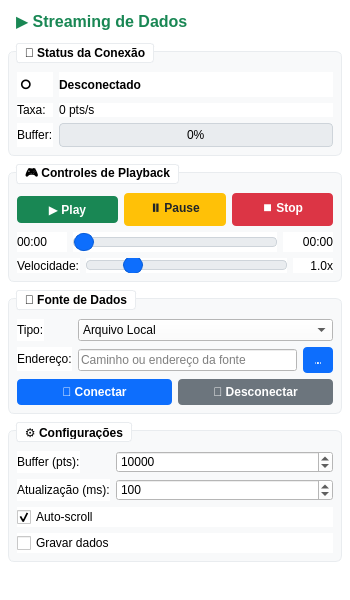
<?xml version="1.0" encoding="UTF-8"?>
<ui version="4.0">
 <class>StreamingPanel</class>
 <widget class="QWidget" name="StreamingPanel">
  <property name="geometry">
   <rect>
    <x>0</x>
    <y>0</y>
    <width>350</width>
    <height>600</height>
   </rect>
  </property>
  <property name="minimumSize">
   <size>
    <width>200</width>
    <height>300</height>
   </size>
  </property>
  <property name="windowTitle">
   <string>Streaming Panel</string>
  </property>
  <property name="styleSheet">
   <string notr="true">
QWidget {
    background-color: #ffffff;
}
QGroupBox {
    font-weight: bold;
    border: 1px solid #e9ecef;
    border-radius: 6px;
    margin-top: 8px;
    padding-top: 8px;
    background-color: #f8f9fa;
}
QGroupBox::title {
    subcontrol-origin: margin;
    left: 8px;
    padding: 2px 6px;
    background-color: #ffffff;
    border: 1px solid #e9ecef;
    border-radius: 3px;
}
QPushButton {
    background-color: #0d6efd;
    color: white;
    border: none;
    padding: 6px 12px;
    border-radius: 4px;
    font-weight: bold;
}
QPushButton:hover {
    background-color: #0b5ed7;
}
QPushButton:disabled {
    background-color: #6c757d;
}
QPushButton#playBtn {
    background-color: #198754;
}
QPushButton#playBtn:hover {
    background-color: #157347;
}
QPushButton#pauseBtn {
    background-color: #ffc107;
    color: #212529;
}
QPushButton#stopBtn {
    background-color: #dc3545;
}
QSlider::groove:horizontal {
    border: 1px solid #ced4da;
    height: 8px;
    background: #e9ecef;
    margin: 2px 0;
    border-radius: 4px;
}
QSlider::handle:horizontal {
    background: #0d6efd;
    border: 1px solid #0b5ed7;
    width: 18px;
    margin: -5px 0;
    border-radius: 9px;
}
QProgressBar {
    border: 1px solid #ced4da;
    border-radius: 4px;
    text-align: center;
    background-color: #e9ecef;
}
QProgressBar::chunk {
    background-color: #0d6efd;
    border-radius: 3px;
}
   </string>
  </property>
  
  <layout class="QVBoxLayout" name="mainLayout">
   <property name="spacing">
    <number>8</number>
   </property>
   <property name="leftMargin">
    <number>8</number>
   </property>
   <property name="topMargin">
    <number>8</number>
   </property>
   <property name="rightMargin">
    <number>8</number>
   </property>
   <property name="bottomMargin">
    <number>8</number>
   </property>
   
   <!-- Header -->
   <item>
    <widget class="QLabel" name="headerLabel">
     <property name="text">
      <string>▶️ Streaming de Dados</string>
     </property>
     <property name="font">
      <font>
       <pointsize>12</pointsize>
       <weight>75</weight>
       <bold>true</bold>
      </font>
     </property>
     <property name="styleSheet">
      <string>color: #198754; padding: 4px;</string>
     </property>
    </widget>
   </item>
   
   <!-- Connection Status -->
   <item>
    <widget class="QGroupBox" name="statusGroup">
     <property name="title">
      <string>📡 Status da Conexão</string>
     </property>
     <layout class="QGridLayout" name="statusLayout">
      <property name="leftMargin">
       <number>8</number>
      </property>
      <property name="topMargin">
       <number>12</number>
      </property>
      <property name="rightMargin">
       <number>8</number>
      </property>
      <property name="bottomMargin">
       <number>8</number>
      </property>
      <item row="0" column="0">
       <widget class="QLabel" name="statusIconLabel">
        <property name="text">
         <string>⚪</string>
        </property>
        <property name="font">
         <font>
          <pointsize>16</pointsize>
         </font>
        </property>
       </widget>
      </item>
      <item row="0" column="1">
       <widget class="QLabel" name="statusTextLabel">
        <property name="text">
         <string>Desconectado</string>
        </property>
        <property name="font">
         <font>
          <weight>75</weight>
          <bold>true</bold>
         </font>
        </property>
       </widget>
      </item>
      <item row="1" column="0">
       <widget class="QLabel" name="rateLabel">
        <property name="text">
         <string>Taxa:</string>
        </property>
       </widget>
      </item>
      <item row="1" column="1">
       <widget class="QLabel" name="rateValueLabel">
        <property name="text">
         <string>0 pts/s</string>
        </property>
       </widget>
      </item>
      <item row="2" column="0">
       <widget class="QLabel" name="bufferLabel">
        <property name="text">
         <string>Buffer:</string>
        </property>
       </widget>
      </item>
      <item row="2" column="1">
       <widget class="QProgressBar" name="bufferProgress">
        <property name="maximum">
         <number>100</number>
        </property>
        <property name="value">
         <number>0</number>
        </property>
        <property name="textVisible">
         <bool>true</bool>
        </property>
        <property name="format">
         <string>%p%</string>
        </property>
       </widget>
      </item>
     </layout>
    </widget>
   </item>
   
   <!-- Playback Controls -->
   <item>
    <widget class="QGroupBox" name="controlsGroup">
     <property name="title">
      <string>🎮 Controles de Playback</string>
     </property>
     <layout class="QVBoxLayout" name="controlsLayout">
      <property name="leftMargin">
       <number>8</number>
      </property>
      <property name="topMargin">
       <number>12</number>
      </property>
      <property name="rightMargin">
       <number>8</number>
      </property>
      <property name="bottomMargin">
       <number>8</number>
      </property>
      
      <!-- Main Control Buttons -->
      <item>
       <layout class="QHBoxLayout" name="playbackButtonsLayout">
        <item>
         <widget class="QPushButton" name="playBtn">
          <property name="text">
           <string>▶ Play</string>
          </property>
          <property name="toolTip">
           <string>Iniciar reprodução do streaming</string>
          </property>
         </widget>
        </item>
        <item>
         <widget class="QPushButton" name="pauseBtn">
          <property name="text">
           <string>⏸ Pause</string>
          </property>
          <property name="enabled">
           <bool>false</bool>
          </property>
          <property name="toolTip">
           <string>Pausar reprodução</string>
          </property>
         </widget>
        </item>
        <item>
         <widget class="QPushButton" name="stopBtn">
          <property name="text">
           <string>⏹ Stop</string>
          </property>
          <property name="enabled">
           <bool>false</bool>
          </property>
          <property name="toolTip">
           <string>Parar reprodução</string>
          </property>
         </widget>
        </item>
       </layout>
      </item>
      
      <!-- Position Slider -->
      <item>
       <layout class="QHBoxLayout" name="positionLayout">
        <item>
         <widget class="QLabel" name="positionLabel">
          <property name="text">
           <string>00:00</string>
          </property>
          <property name="minimumSize">
           <size>
            <width>50</width>
            <height>0</height>
           </size>
          </property>
         </widget>
        </item>
        <item>
         <widget class="QSlider" name="positionSlider">
          <property name="enabled">
           <bool>false</bool>
          </property>
          <property name="orientation">
           <enum>Qt::Horizontal</enum>
          </property>
          <property name="tickPosition">
           <enum>QSlider::TicksBelow</enum>
          </property>
          <property name="tickInterval">
           <number>10</number>
          </property>
         </widget>
        </item>
        <item>
         <widget class="QLabel" name="durationLabel">
          <property name="text">
           <string>00:00</string>
          </property>
          <property name="minimumSize">
           <size>
            <width>50</width>
            <height>0</height>
           </size>
          </property>
          <property name="alignment">
           <set>Qt::AlignRight|Qt::AlignVCenter</set>
          </property>
         </widget>
        </item>
       </layout>
      </item>
      
      <!-- Speed Control -->
      <item>
       <layout class="QHBoxLayout" name="speedLayout">
        <item>
         <widget class="QLabel" name="speedLabel">
          <property name="text">
           <string>Velocidade:</string>
          </property>
         </widget>
        </item>
        <item>
         <widget class="QSlider" name="speedSlider">
          <property name="minimum">
           <number>25</number>
          </property>
          <property name="maximum">
           <number>400</number>
          </property>
          <property name="value">
           <number>100</number>
          </property>
          <property name="orientation">
           <enum>Qt::Horizontal</enum>
          </property>
         </widget>
        </item>
        <item>
         <widget class="QLabel" name="speedValueLabel">
          <property name="text">
           <string>1.0x</string>
          </property>
          <property name="minimumSize">
           <size>
            <width>40</width>
            <height>0</height>
           </size>
          </property>
          <property name="alignment">
           <set>Qt::AlignRight|Qt::AlignVCenter</set>
          </property>
         </widget>
        </item>
       </layout>
      </item>
     </layout>
    </widget>
   </item>
   
   <!-- Data Source Configuration -->
   <item>
    <widget class="QGroupBox" name="sourceGroup">
     <property name="title">
      <string>📂 Fonte de Dados</string>
     </property>
     <layout class="QFormLayout" name="sourceLayout">
      <property name="leftMargin">
       <number>8</number>
      </property>
      <property name="topMargin">
       <number>12</number>
      </property>
      <property name="rightMargin">
       <number>8</number>
      </property>
      <property name="bottomMargin">
       <number>8</number>
      </property>
      <item row="0" column="0">
       <widget class="QLabel" name="sourceTypeLabel">
        <property name="text">
         <string>Tipo:</string>
        </property>
       </widget>
      </item>
      <item row="0" column="1">
       <widget class="QComboBox" name="sourceTypeCombo">
        <property name="toolTip">
         <string>Tipo de fonte de dados</string>
        </property>
        <item>
         <property name="text">
          <string>Arquivo Local</string>
         </property>
        </item>
        <item>
         <property name="text">
          <string>Simulação</string>
         </property>
        </item>
        <item>
         <property name="text">
          <string>TCP/IP</string>
         </property>
        </item>
        <item>
         <property name="text">
          <string>Serial</string>
         </property>
        </item>
        <item>
         <property name="text">
          <string>OPC-UA</string>
         </property>
        </item>
       </widget>
      </item>
      <item row="1" column="0">
       <widget class="QLabel" name="sourcePathLabel">
        <property name="text">
         <string>Endereço:</string>
        </property>
       </widget>
      </item>
      <item row="1" column="1">
       <layout class="QHBoxLayout" name="pathLayout">
        <item>
         <widget class="QLineEdit" name="sourcePathEdit">
          <property name="placeholderText">
           <string>Caminho ou endereço da fonte</string>
          </property>
         </widget>
        </item>
        <item>
         <widget class="QPushButton" name="browseBtn">
          <property name="text">
           <string>...</string>
          </property>
          <property name="maximumSize">
           <size>
            <width>30</width>
            <height>16777215</height>
           </size>
          </property>
          <property name="toolTip">
           <string>Selecionar arquivo</string>
          </property>
         </widget>
        </item>
       </layout>
      </item>
      <item row="2" column="0" colspan="2">
       <layout class="QHBoxLayout" name="connectLayout">
        <item>
         <widget class="QPushButton" name="connectBtn">
          <property name="text">
           <string>🔗 Conectar</string>
          </property>
          <property name="toolTip">
           <string>Conectar à fonte de dados</string>
          </property>
         </widget>
        </item>
        <item>
         <widget class="QPushButton" name="disconnectBtn">
          <property name="text">
           <string>🔌 Desconectar</string>
          </property>
          <property name="enabled">
           <bool>false</bool>
          </property>
          <property name="toolTip">
           <string>Desconectar da fonte</string>
          </property>
         </widget>
        </item>
       </layout>
      </item>
     </layout>
    </widget>
   </item>
   
   <!-- Settings -->
   <item>
    <widget class="QGroupBox" name="settingsGroup">
     <property name="title">
      <string>⚙️ Configurações</string>
     </property>
     <layout class="QFormLayout" name="settingsLayout">
      <property name="leftMargin">
       <number>8</number>
      </property>
      <property name="topMargin">
       <number>12</number>
      </property>
      <property name="rightMargin">
       <number>8</number>
      </property>
      <property name="bottomMargin">
       <number>8</number>
      </property>
      <item row="0" column="0">
       <widget class="QLabel" name="bufferSizeLabel">
        <property name="text">
         <string>Buffer (pts):</string>
        </property>
       </widget>
      </item>
      <item row="0" column="1">
       <widget class="QSpinBox" name="bufferSizeSpin">
        <property name="minimum">
         <number>100</number>
        </property>
        <property name="maximum">
         <number>100000</number>
        </property>
        <property name="value">
         <number>10000</number>
        </property>
        <property name="toolTip">
         <string>Tamanho do buffer de dados</string>
        </property>
       </widget>
      </item>
      <item row="1" column="0">
       <widget class="QLabel" name="updateRateLabel">
        <property name="text">
         <string>Atualização (ms):</string>
        </property>
       </widget>
      </item>
      <item row="1" column="1">
       <widget class="QSpinBox" name="updateRateSpin">
        <property name="minimum">
         <number>10</number>
        </property>
        <property name="maximum">
         <number>5000</number>
        </property>
        <property name="value">
         <number>100</number>
        </property>
        <property name="toolTip">
         <string>Taxa de atualização da visualização</string>
        </property>
       </widget>
      </item>
      <item row="2" column="0" colspan="2">
       <widget class="QCheckBox" name="autoScrollCheck">
        <property name="text">
         <string>Auto-scroll</string>
        </property>
        <property name="checked">
         <bool>true</bool>
        </property>
        <property name="toolTip">
         <string>Rolar automaticamente para novos dados</string>
        </property>
       </widget>
      </item>
      <item row="3" column="0" colspan="2">
       <widget class="QCheckBox" name="recordCheck">
        <property name="text">
         <string>Gravar dados</string>
        </property>
        <property name="toolTip">
         <string>Salvar dados recebidos em arquivo</string>
        </property>
       </widget>
      </item>
     </layout>
    </widget>
   </item>
   
   <!-- Spacer -->
   <item>
    <spacer name="verticalSpacer">
     <property name="orientation">
      <enum>Qt::Vertical</enum>
     </property>
     <property name="sizeHint" stdset="0">
      <size>
       <width>20</width>
       <height>40</height>
      </size>
     </property>
    </spacer>
   </item>
   
  </layout>
 </widget>
 
 <resources/>
 <connections/>
</ui>
